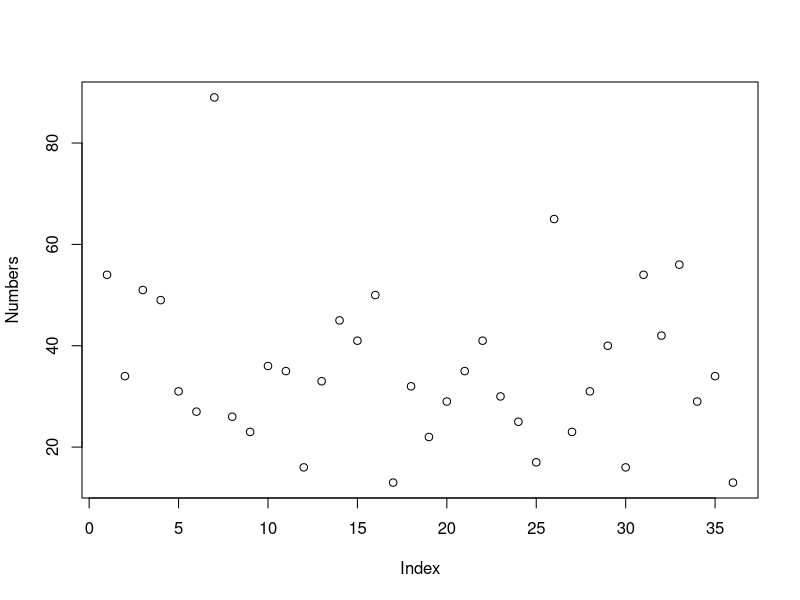
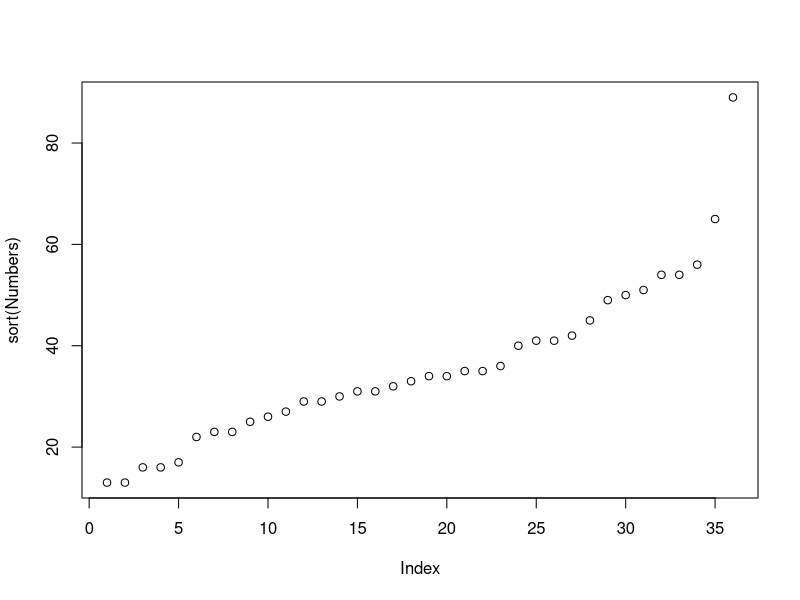

R code for these plots, in order:
## ---- chunk 1
Numbers0112 <- c(54,34,51,49,31,27,89,26,23,36,35,16)
Numbers1324 <- c(33,45,41,50,13,32,22,29,35,41,30,25)
Numbers2536 <- c(17,65,23,31,40,16,54,42,56,29,34,13)

Numbers <- c(Numbers0112,Numbers1324,Numbers2536)

sum(Numbers)
mean(Numbers)
var(Numbers)
sd(Numbers)
summary(Numbers)
plot(Numbers)
plot(sort(Numbers))
